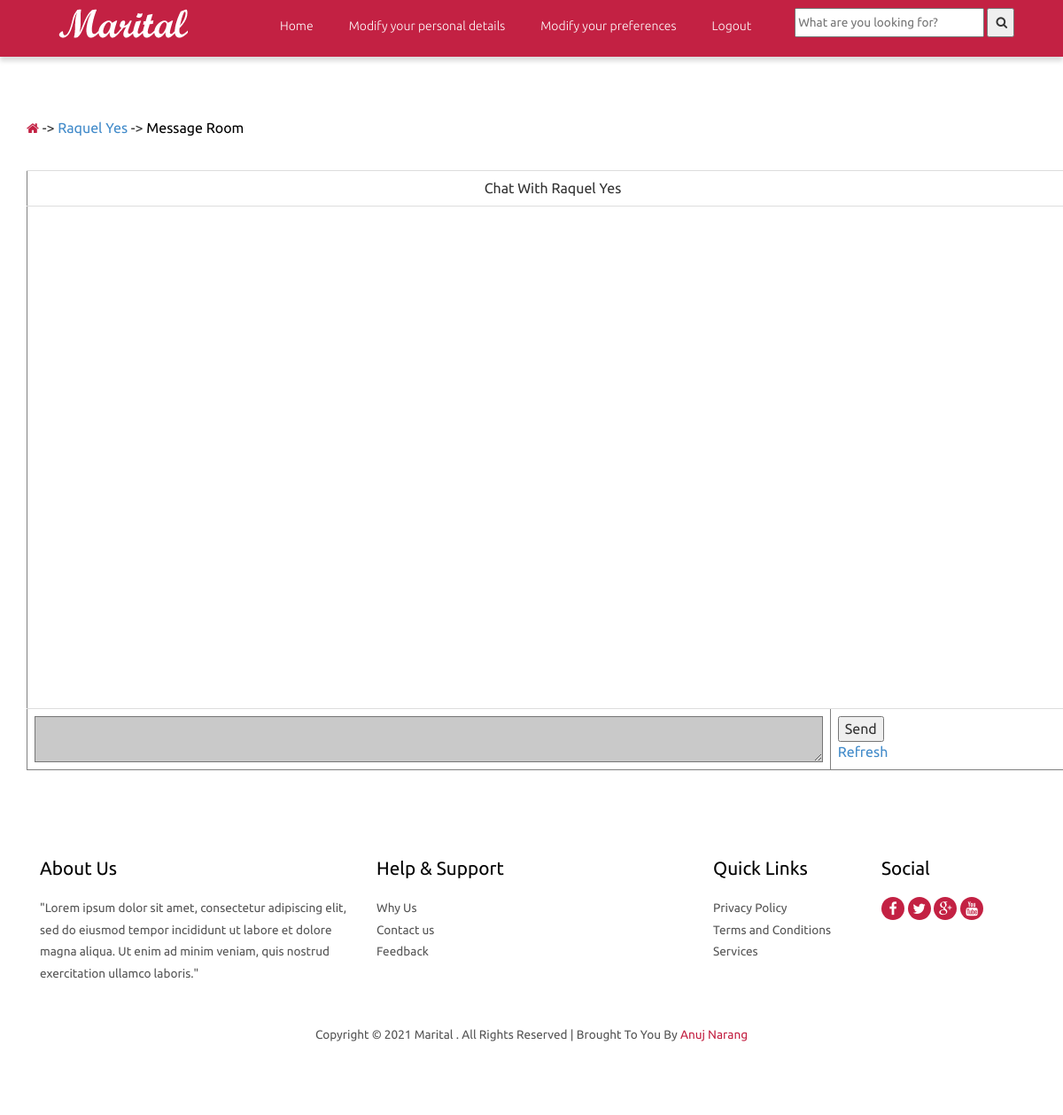
Page /View/message.php?id=4 (signed in) on the earlier database version.
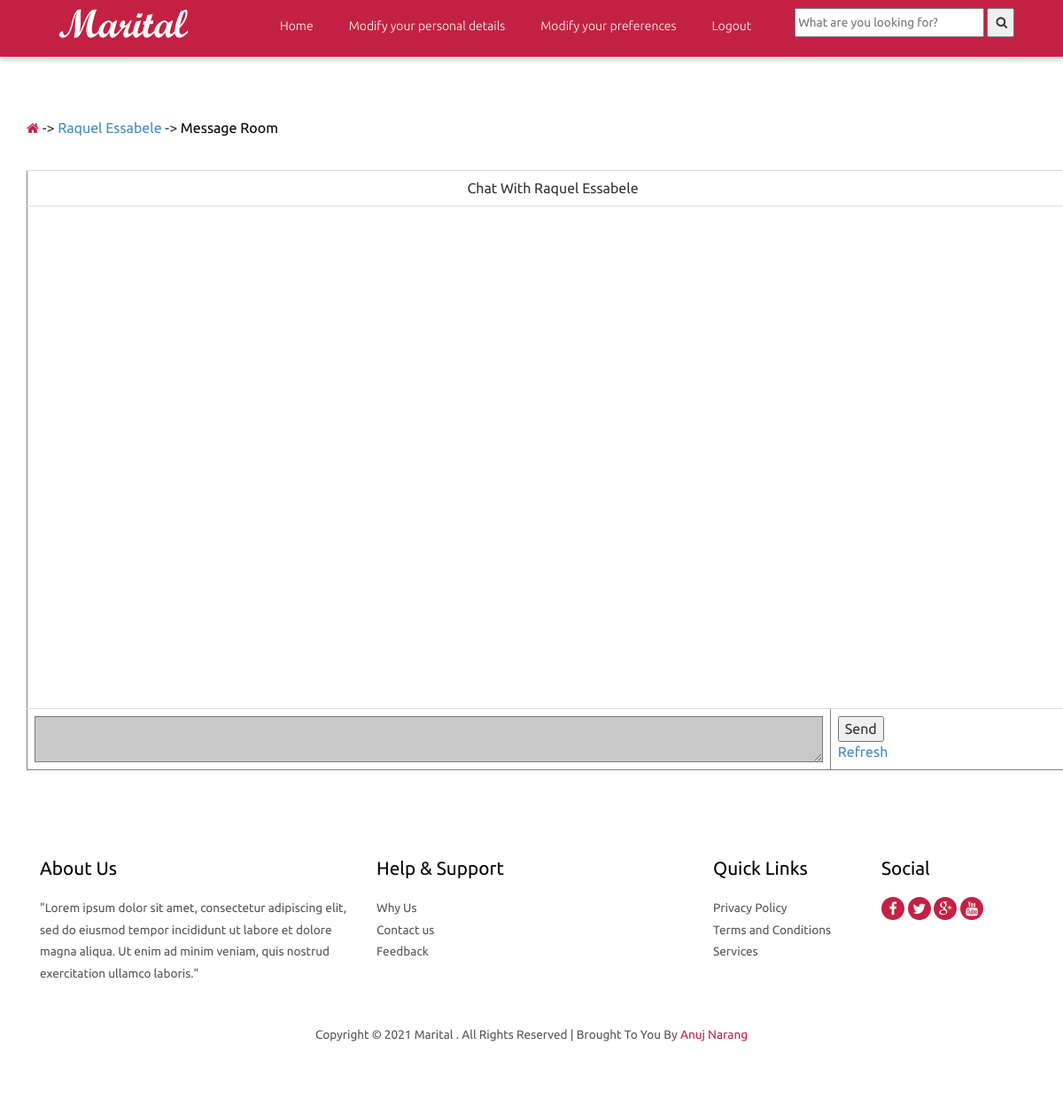
Same page on the later database version.
### tables this page shows
CREATE TABLE `customer` (
  `CustomerID` int(11) NOT NULL,
  `Email` varchar(60) NOT NULL,
  `FirstName` varchar(30) DEFAULT NULL,
  `LastName` varchar(30) DEFAULT NULL,
  `City` varchar(15) DEFAULT NULL,
  `Age` varchar(10) NOT NULL,
  `Sex` varchar(6) NOT NULL,
  `DateOfBirth` date NOT NULL,
  `AboutMe` text NOT NULL,
  `Password` varchar(30) NOT NULL
);

### Model/CustomerTable.php (called while the page is built, shortened)
<?php
class CustomerTable
{
    public static function GetNameOfUser($partnerID)
    {
        $stmt = new DatabaseConnection();
        $value = $stmt->GetConnect();
        $query = "select FirstName, LastName from customer where CustomerID='$partnerID'";
        $result = $value->prepare($query);
        $result->execute();
        $result->setFetchMode(PDO::FETCH_ASSOC);
        return $result->fetchAll();
    }
}

### View/message.php (the view, shortened to what this page needs)
<?php
require_once "../Model/CustomerTable.php";
$ID = $_GET["id"];
$PartnerID = json_decode($ID);
$PartnerName = CustomerTable::GetNameOfUser($PartnerID);
$PartnerFullName = "{$PartnerName[0]['FirstName']} " . " {$PartnerName[0]['LastName']}";
?>
<html>
<head>
    <link href="../css/bootstrap-3.1.1.min.css" rel='stylesheet' type='text/css'/>
    <link href="../css/style.css" rel='stylesheet' type='text/css'/>
    <link href="../css/font-awesome.css" rel="stylesheet">
</head>
<body>
<div>
    <?php include_once("header.php"); ?>
</div>
<div>
    <pre style="background-color: white;border: whitesmoke">
    </pre>
</div>
<div class="container">
    <div class="breadcrumb1">
        <ul>
            <a href="userhome.php"><i class="fa fa-home home_1"></i></a>
            ->&nbsp;<a href="PartnerProfile.php?id=<?= $PartnerID ?>"><?= $PartnerFullName ?></i></a>
            ->
            <li class="current-page">Message Room</li>
        </ul>
    </div>
</div>
<div class="container">
    <form method="post" action="message.php?id=<?= $PartnerID ?>"
    ">
    <table class="table" border="">
        <tr>
            <td align="center" class="tableHead" colspan="2">Chat With <?php echo "$PartnerFullName" ?></td>
        </tr>
        <tr>
            <td colspan="2">
                <div class="container">
                    <div class="fields" style="overflow:scroll;height:550px">
                    </div>
            </td>
        </tr>
</div>
<tr>
    <td>
                    <textarea name="msg" class="fields" placeholder="Enter Your Message" required="required"
                              style="background-color: #c9c9c9;width: 100%">
                     </textarea>
    </td>
    <td>
        <input type="submit" name="Send" class="commandButton" value="Send"> <br/>
        <a href="message.php?id=<?= $PartnerID ?>">Refresh</a>
    </td>
</tr>
</div>
</body>
<footer id="con_Us">
    <?php include_once("footer.php"); ?>
</footer>
</html>

Differences in the rows shown:
changed customer: PartnerFullName "Raquel Yes" → "Raquel Essabele"
